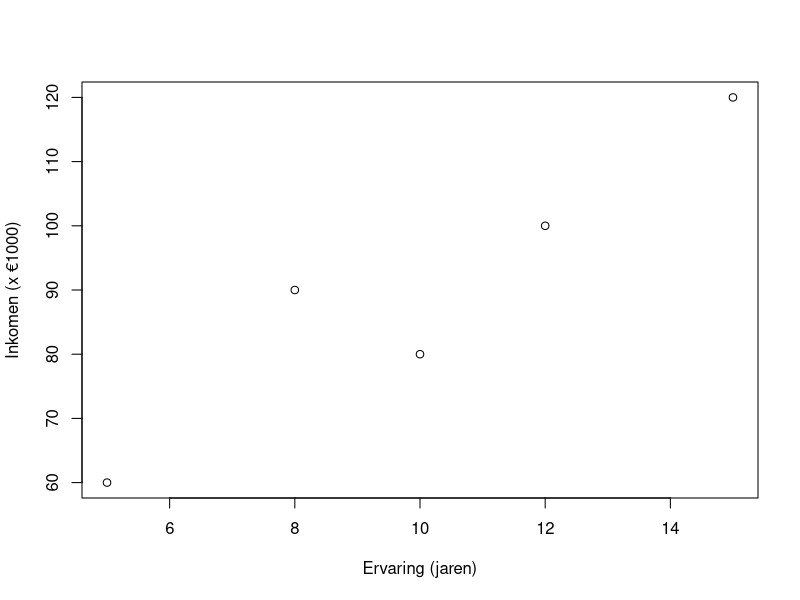
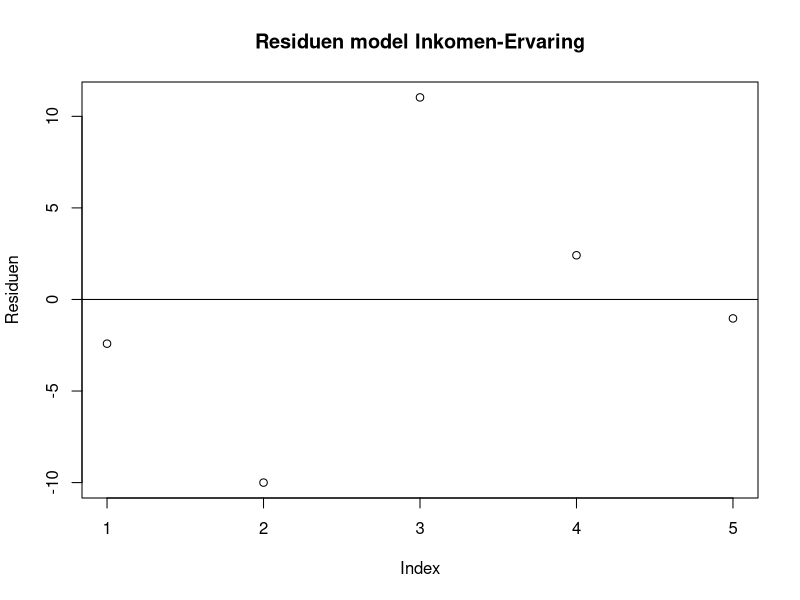

The R source for these figures, in order:
## ---- chunk 1
#| label: ink-erv-data

mydata <- data.frame(ervaring = c(5, 10, 8, 15, 12), 
					 inkomen = c(60, 80, 90, 120, 100))
mydata
## ---- chunk 2
#| label: fig-ink-erv
#| fig-cap: "Relatie tussen inkomen en aantal jaren ervaring."

plot(inkomen ~ ervaring, data = mydata,
	 xlab = "Ervaring (jaren)", ylab = "Inkomen (x €1000)")

## ---- chunk 3
#| label: fig-ink-erv-model
model <- lm(inkomen ~ ervaring, data = mydata)
summary(model)
## ---- chunk 4
#| label: fig-ink-erv-fitted
model$fitted.values
model$residuals
## ---- chunk 5
#| label: fig-ink-erv-residu
#| fig-cap: "Residuen bij lineair model Inkomen-Ervaring."
plot(model$residuals, 
	 main = "Residuen model Inkomen-Ervaring", ylab = "Residuen")
abline(h = mean(model$residuals))
